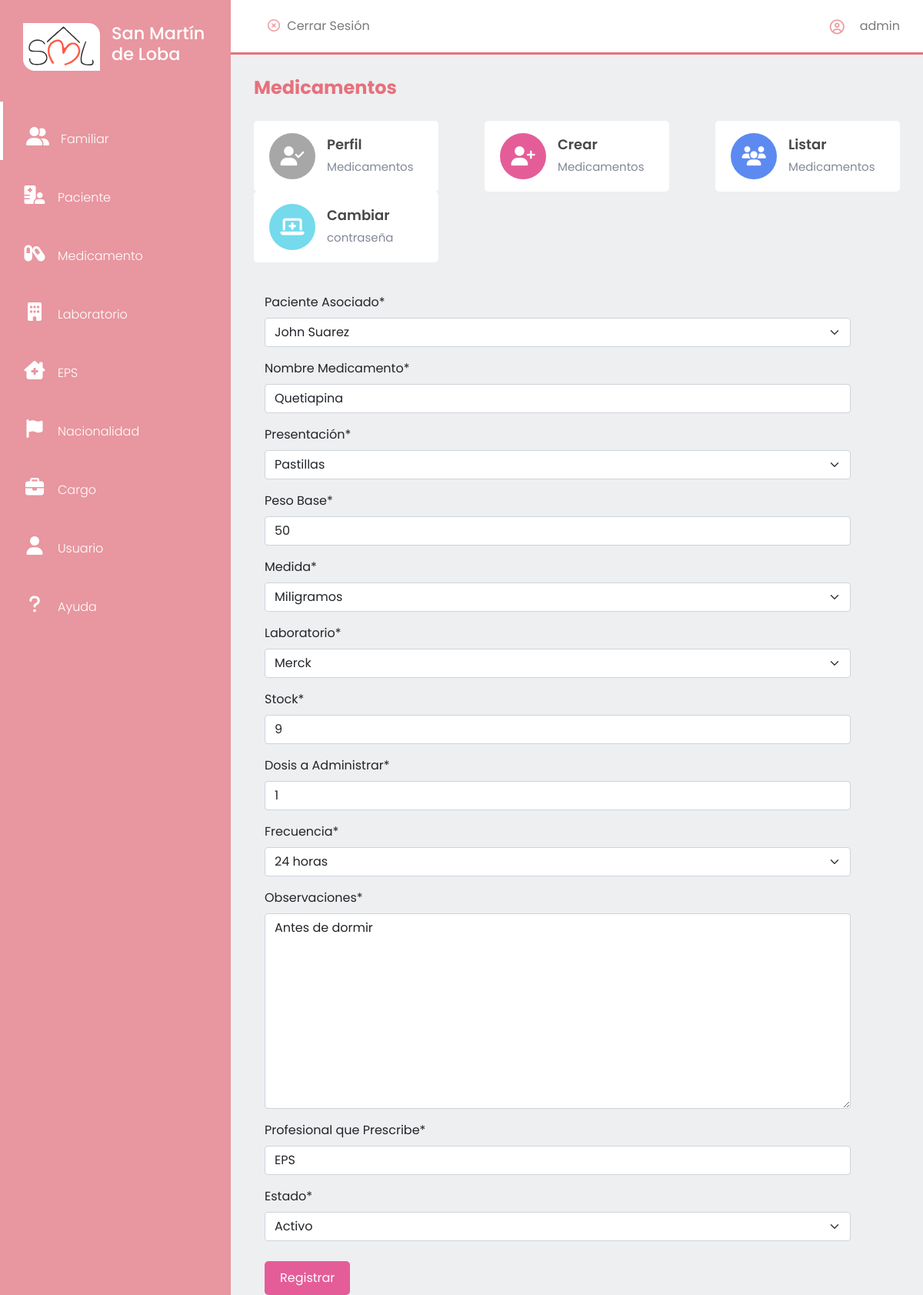
/medicamento/editar/1/ (signed in), run on the app's committed database.
### medicamento/models.py (models this page shows)
class Medicamento(models.Model):
    paciente = models.ForeignKey(Paciente, on_delete = models.CASCADE, null = True, blank = False, verbose_name = 'Paciente Asociado')
    nombre = models.CharField(max_length = 60, verbose_name = 'Nombre Medicamento')
    class Presentacion(models.TextChoices):
        CAPSULAS = 'Cápsulas', _('Cápsulas')
        PASTILLAS = 'Pastillas', _('Pastillas')
        GRAGEAS = 'Grageas', _('Grageas')
        JARABE = 'Jarabe', _('Jarabe')
        GOTAS = 'Gotas', _('Gotas')
        SOLUCION = 'Solución', _('Solución')
        UNGUENTO = 'Ungüento', _('Ungüento')
        POMADA = 'Pomada', _('Pomada')
        GEL = 'Gel', _('Gel')
        CREMA = 'Crema', _('Crema')
        VIAL = 'Vial', _('Vial')
        OT = 'Otro', _('Otro Tipo de Presentación')
    presentacion = models.CharField(max_length = 80, choices = Presentacion.choices, default = Presentacion.PASTILLAS, verbose_name = 'Presentación')
    pesoBase = models.CharField(max_length = 4, verbose_name = 'Peso Base')
    class Medida(models.TextChoices):
        mcg = 'mcg', _('Microgramos')
        mg = 'mg', _('Miligramos')
        g = 'g', _('Gramos')
        ml = 'ml', _('Mililitros')
        cc = 'cc', _('Centímetros Cúbicos')
        ot = 'otro', _('Otro peso')
    medida = models.CharField(max_length = 4, choices = Medida.choices, default = Medida.mg, verbose_name = 'Medida')
    laboratorio = models.ForeignKey(Laboratorio, on_delete = models.CASCADE, null = True, blank = False, verbose_name = 'Laboratorio')
    stock = models.PositiveIntegerField(validators=[MinValueValidator(0)], verbose_name = 'Stock')
    dosis = models.PositiveIntegerField(validators=[MinValueValidator(0)], null = True, blank = False, verbose_name = 'Dosis a Administrar')
    class Frecuencia(models.TextChoices):
        UNA = '1', _('1 hora')
        DOS = '2', _('2 horas')
        TRES = '3', _('3 horas')
        CUATRO = '4', _('4 horas')
        SEIS = '6', _('6 horas')
        OCHO = '8', _('8 horas')
        DOCE = '12', _('12 horas')
        V24 = '24', _('24 horas')
        OT = 'Otro', _('Otra Frecuencia')
    frecuencia = models.CharField(max_length = 4, choices = Frecuencia.choices, default = Frecuencia.DOCE, verbose_name = 'Frecuencia')
    observaciones = models.TextField(max_length = 250, verbose_name = 'Observaciones')
    profesional_salud = models.CharField(max_length = 50, null = True, blank = False, verbose_name = 'Profesional que Prescribe')
    consumoDiario = models.PositiveIntegerField(validators=[MinValueValidator(0)], null = True, blank = False, default = 0, verbose_name = 'Consumo Diario')
    contador = models.PositiveIntegerField(validators=[MinValueValidator(0)], null = True, blank = False, default = 0, verbose_name = 'Contador')
    fechaDosis = models.DateField(verbose_name = "Fecha Dosis", null = True, blank = False, default = datetime.date.today)
    ultimaDosis = models.DateTimeField(verbose_name = "Hora última dosis", null = True, blank = False, default = datetime.datetime.now)
    alerta = models.PositiveIntegerField(validators=[MinValueValidator(0)], null = True, blank = False, verbose_name = 'Alerta', default = 1)
    class Estado(models.TextChoices):
        ACTIVO = '1', _('Activo')
        INACTIVO = '0', _('Inactivo')
    estado = models.CharField(max_length = 1, choices = Estado.choices, default = Estado.ACTIVO, verbose_name = 'Estado')
    fechaCreacion = models.DateField(verbose_name = 'Fecha de Creación', null = True, blank = False, default = datetime.date.today)

### laboratorio/models.py (models this page shows)
class Laboratorio(models.Model):
    nombre = models.CharField(max_length = 50, unique = True, verbose_name = 'Nombre')
    class Estado(models.TextChoices):
        ACTIVO = '1', _('Activo')
        INACTIVO = '0', _('Inactivo')
    estado = models.CharField(max_length = 1, choices = Estado.choices, default = Estado.ACTIVO, verbose_name = 'Estado')
    fechaCreacion = models.DateField(verbose_name = 'Fecha de Creación', null = True, blank = False, default = datetime.date.today)
    def __str__(self)->str:
        return '%s' %(self.nombre)

### medicamento/views.py (the view)
# urls.py: path('editar/<int:pk>/', medicamento_editar, name = 'medicamentos-editar'),
@login_required
def medicamento_editar(request, pk):
    titulo = 'Medicamentos'
    medicamento = Medicamento.objects.get(id = pk)
    if request.method == 'POST':
        form = MedicamentoForm(request.POST, instance = medicamento)
        if form.is_valid():
            form.save()
            messages.success(request, 'Medicamento editado correctamente')
            return redirect('medicamentos')
        else:
            print('Error al guardar')
    else:
        form = MedicamentoForm(instance = medicamento)
    context = {
        'titulo': titulo,
        'form': form,
        'url': '../../',
        'urlCrear': '',
        'urlListar': '../../listar/'
    }
    return render(request, 'medicamentos/medicamentos-crear.html', context)

### medicamento/forms.py
class MedicamentoForm(ModelForm):
    class Meta:
        model = Medicamento
        exclude = ['consumoDiario', 'contador', 'alerta', 'fechaCreacion', 'ultimaDosis', 'fechaDosis']

### paciente/models.py (called while the page is built)
    def __str__(self)->str:
        return '%s %s' %(self.nombres, self.apellidos)

### base/templates/medicamentos/medicamentos-crear.html (shortened to what this page needs)
{% extends 'partials/app.html' %}
{% load crispy_forms_tags %}
{% load static %}
{% block contenido %}
    {% include 'partials/sidebar.html' %}
    <section id="interface">
        {% include 'partials/nav-app.html' %}
        <div class="container form">
            <form action="" method="POST">
                {{form|crispy}}
                <div>
                    <input type="submit" value="Registrar" class="btn-crear" id="">
                </div>
            </form>
        </div>
    </section>
{% endblock contenido %}

### base/templates/partials/nav-app.html (shortened to what this page needs)
{% load static %}
<div class="navigation">
    <div class="n1">
        <div class="btn salir"><i class="far fa-times-circle"></i></i>
            <a href="{% url 'cerrarSesion' %}">Cerrar Sesión</a>
        </div>
    </div>
    <div class="profile">
        <i class="far fa-user-circle" style="color: rgba(230, 113, 124, .7);"></i>
        <span>{{ request.user.username }}</span>
    </div>
</div>
<h3 class="i-name">
    {{titulo}}
</h3>
<div class="values">
    <a class="vinculos" href="{{url}}">
        <div class="val-box">
            <i id="v1" class="fas fa-user-check"></i>
            <div>
                <h3>Perfil</h3>
                <span>{{titulo}}</span>
            </div>
        </div>
    </a>
    <a class="vinculos" href="{{urlCrear}}">
        <div class="val-box">
            <i id="v3" class="fas fa-user-plus"></i>
            <div>
                <h3>Crear</h3>
                <span>{{titulo}}</span>
            </div>
        </div>
    </a>
    <a class="vinculos" href="{{urlListar}}">
        <div class="val-box">
            <i id="v2" class="fas fa-users"></i>
            <div>
                <h3>Listar</h3>
                <span>{{titulo}}</span>
            </div>
        </div>
    </a>
    <a class="vinculos" href="{% url 'password_change' %}">
        <div class="val-box">
            <i id="v4" class="fas fa-laptop-medical"></i>
            <div>
                <h3>Cambiar</h3>
                <span>contraseña</span>
            </div>
        </div>
    </a>
</div>

### static/css/usuario.css (style rules this page uses)
* { margin: 0; padding: 0; box-sizing: border-box; font-family: 'Poppins', sans-serif; }
body { width: 100%; background: #eeeff1 !important; position: relative; display: flex; }
#interface { width: calc(100% - 300px); margin-left: 300px; position: relative; }
#interface .navigation { display: flex; align-items: center; justify-content: space-between; background: #fff; padding: 15px 30px; border-bottom: 3px solid #e6717c; position: fixed; width: calc(100% - 300px); z-index: 1; }
.salir i { margin: 0 5px; color:rgba(230, 113, 124, .7); }
.salir a { color: #7a7a7a; text-decoration: none; }
#interface .navigation .profile { display: flex; justify-content: flex-start; align-items: center; }
#interface .navigation .profile i { margin-right: 20px; font-size: 19px; font-weight: 400; }
#interface .navigation .profile span { color: #7a7a7a; }
.n1 { display: flex; justify-content: flex-start; align-items: center; }
.i-name { color: #e6717c; padding: 30px 30px 0 30px; font-size: 24px; font-weight: 700; margin-top: 70px; }
.vinculos { text-decoration: none; color: #000; }
.values { padding: 20px 30px; display: flex; justify-content: space-between; align-items: center; flex-wrap: wrap; }
.values .val-box { background: #fff; width: 240px; padding: 16px 20px; border-radius: 5px; display: flex; justify-content: flex-start; align-items: center; }
.values .val-box i { font-size: 25px; width: 60px; height: 60px; line-height: 60px; border-radius: 50%; text-align: center; color: #fff; margin-right: 15px; }
#v1 { background: #a7a7a7; }
#v2 { background: #5c8af0; }
#v3 { background: #e45d99; }
#v4 { background: #74daec; }
.values .val-box h3 { font-size: 18px; font-weight: 600; color: #484848; }
.values .val-box span { font-size: 15px; color: #828997; }

### static/css/usuario-crear.css (style rules this page uses)
.form { margin: 20px; width: 90%; }
.btn-crear { margin-top: 10px; background: #e45d99; padding: 10px 20px; border: none; color: white; border-radius: 5px; transition: .3s; }

### data on the page
Medicamento: paciente "John Suarez", nombre "Quetiapina", presentacion "Pastillas", pesoBase "50", medida "Miligramos", laboratorio "Merck", stock "9", dosis "1", frecuencia "24 horas", observaciones "Antes de dormir", profesional_salud "EPS", estado "Activo"

### other printed values
{{ request.user.username }} "admin"
{{ titulo }} "Medicamentos"
